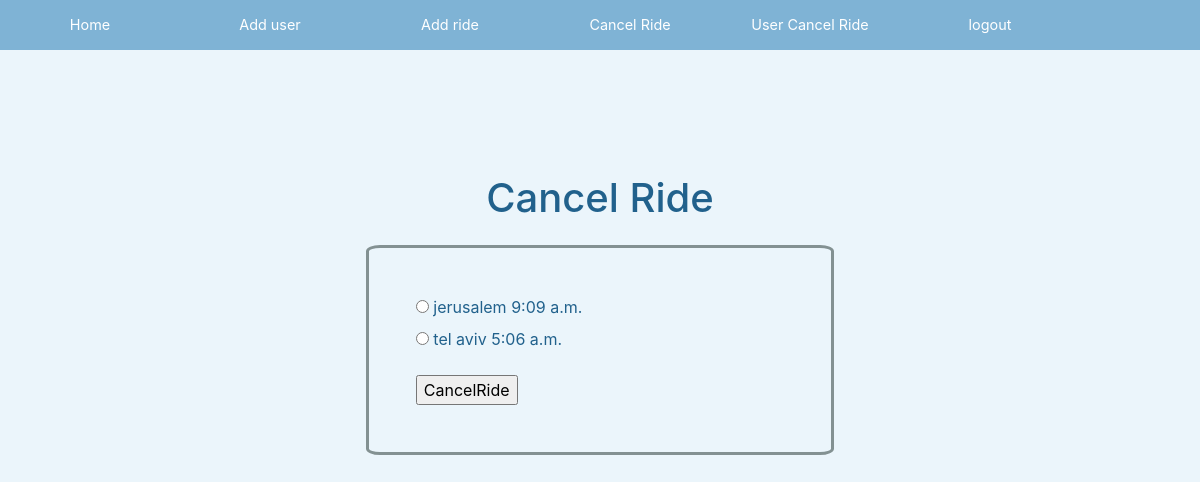
Page /Cancel (signed in) on the committed database.
### accompanyMe/models.py (models this page shows, shortened)
class Ride(models.Model):
    driver = models.ForeignKey(User,on_delete=models.CASCADE)
    destination = models.TextField()
    hour = models.TimeField()
    date = models.DateField()
    num_of_available_places = models.IntegerField()

### accompanyMe/views.py (the view)
# urls.py: path('Cancel', views.cancel, name="Cancel"),
@login_required
def cancel(request):
    o = Ride.objects.filter(driver=request.user).distinct()
    return render(request, "accompanyMe/cancel_form.html", {'objects': o, })

### accompanyMe/templates/accompanyMe/cancel_form.html (shortened to what this page needs)
{% extends "base.html" %}
{% block content %}
    <h1 class="form_h1"> Cancel Ride</h1>
    <form action="{% url 'accompanyMe:cancel_ride' %}" method="post">
        <ul class="list-unstyled">
        {% for choice in objects %}
            <li>
          <input type="radio" name="ride" id="id_{{choice.id}}" value="{{choice.id}}"/>
                <label for="id_{{choice.id}}">
                {{ choice.destination }} {{ choice.hour }}
                </label>
            </li>
        {% endfor %}
        </ul>
         <input type="submit" value="CancelRide"/>
    </form>
{% endblock %}

### accompanyMe/static/style.css (style rules this page uses)
html { width: 100%; height: 100%; }
body { background-color: #EBF5FB; text-align: center; width: 100%; height: 100%; color:#21618C; }
h1 { margin-top:2%; margin-bottom:2%; }
form { padding:4%; width:40%; margin:0 auto; text-align:left; border-style:solid; border-color:#839192 ; border-radius:3%; float:top; }
.form_h1 { margin-top: 8%; float:top; }

### rows in the picture
Ride: destination "jerusalem", hour "9:09 a.m."
Ride: destination "tel aviv", hour "5:06 a.m."
